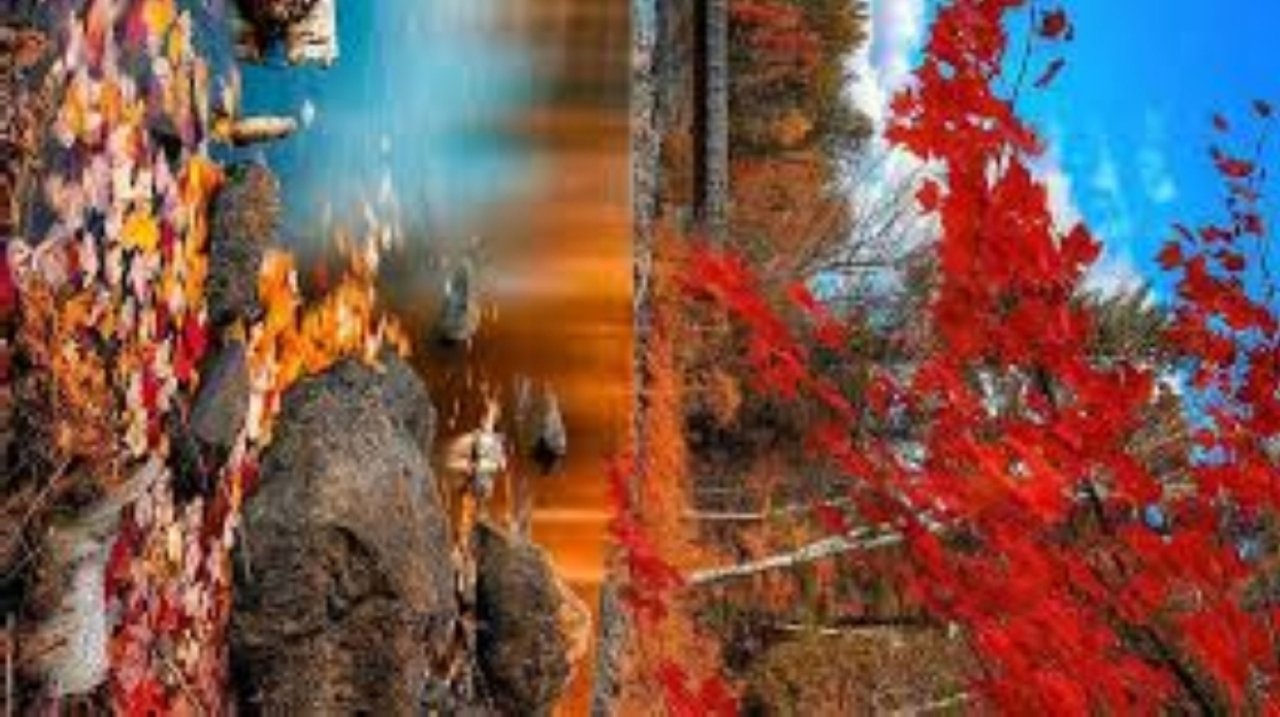
#> input picture image.jpg, 1280 x 717 px
$ python 'Geometric Shape Detection.py'
#> lines starting #> are read from the running program, lines starting #| are printed output that depends on the picture; after the words box and inside, x2 and y2 are one past the last pixel; in counts of white or black regions, pixels touching at a corner belong together
import cv2

# Load image and preprocess
image = cv2.imread('image.jpg')
#> image is the input picture: shape (717, 1280, 3); mean B, G, R 76.8, 86.5, 123
gray = cv2.cvtColor(image, cv2.COLOR_BGR2GRAY)
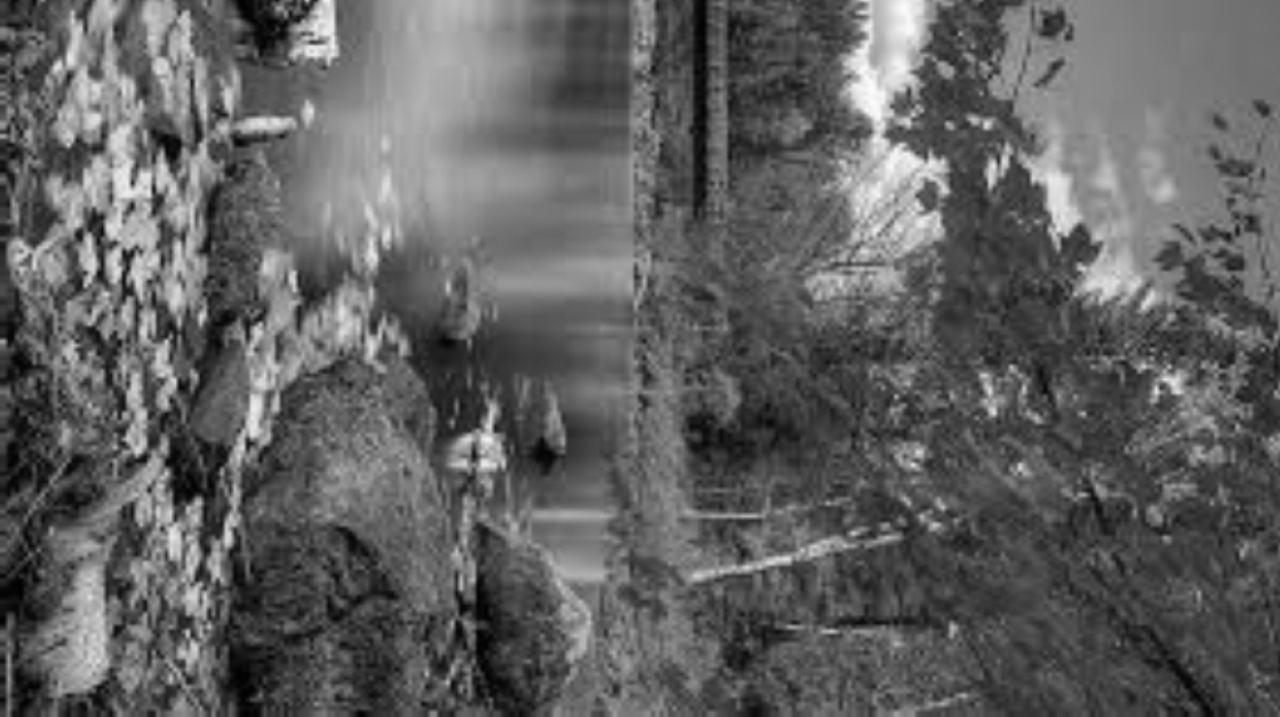
#> gray: shape (717, 1280); min 0, max 253, mean 96.3
blurred = cv2.GaussianBlur(gray, (5, 5), 0)
_, thresh = cv2.threshold(blurred, 127, 255, cv2.THRESH_BINARY)
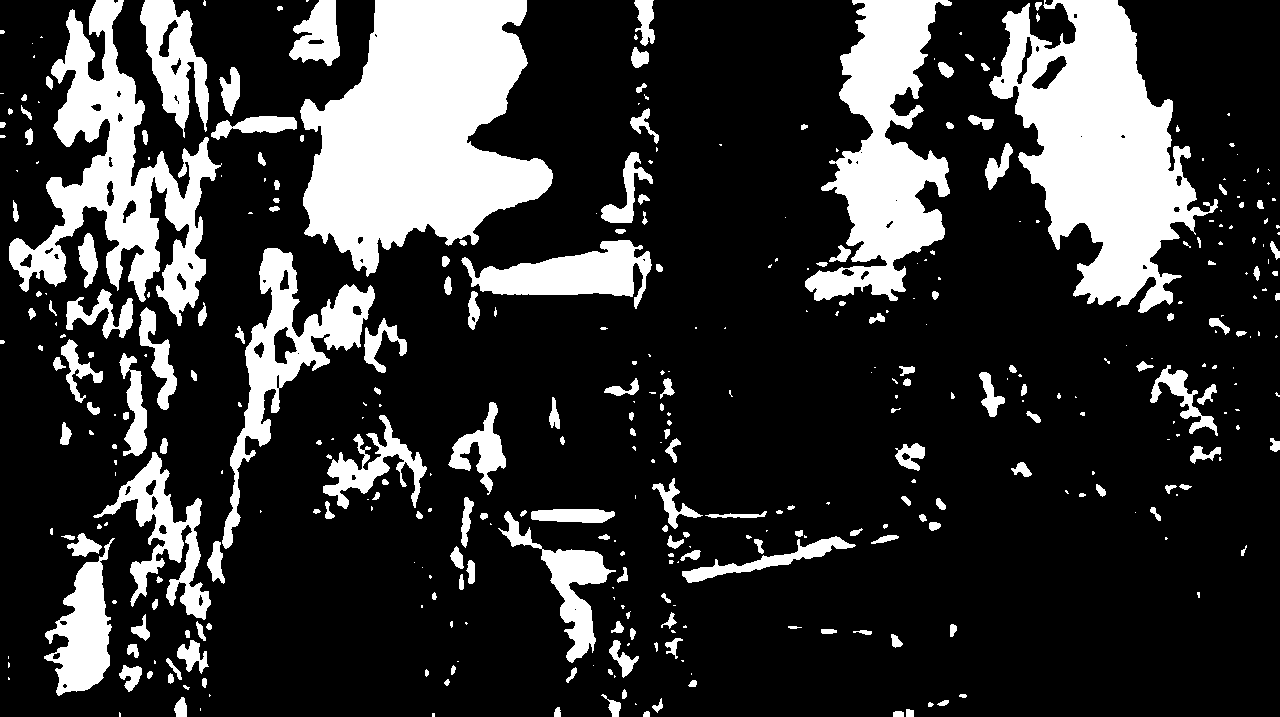
#> thresh: shape (717, 1280); 21.6% white; 387 white regions (185 under 20 px)

# Find contours in the binary image
contours, _ = cv2.findContours(thresh, cv2.RETR_TREE, cv2.CHAIN_APPROX_SIMPLE)
#> contours = 443 contours, 238 with area under 20; largest, box (x1, y1, x2, y2) and area: (300, 0, 553, 277) 42842, (989, 0, 1218, 313) 35298, (9, 0, 222, 326) 21912, (805, 0, 952, 301) 20790, (222, 248, 375, 549) 10179

for contour in contours:
    # Approximate the contour perimeter to resolve sharp corners
    peri = cv2.arcLength(contour, True)
    approx = cv2.approxPolyDP(contour, 0.04 * peri, True)

    # Extract coordinates for drawing text labels
    x, y, w, h = cv2.boundingRect(approx)

    # Identify shape based on the number of vertex sides
    if len(approx) == 3:
        shape_name = "Triangle"
    elif len(approx) == 4:
        # Check aspect ratio to distinguish square from rectangle
        aspect_ratio = float(w) / h
        shape_name = "Square" if 0.95 <= aspect_ratio <= 1.05 else "Rectangle"
    elif len(approx) == 5:
        shape_name = "Pentagon"
    else:
        shape_name = "Circle"

    # Draw the outline and label on the image
    cv2.drawContours(image, [approx], -1, (0, 255, 0), 2)
    cv2.putText(image, shape_name, (x, y - 5), cv2.FONT_HERSHEY_SIMPLEX, 0.5, (255, 0, 0), 2)
#> this loop made 443 passes
#> (peri, approx, x, y, w, h, aspect_ratio, shape_name) on passes 1, 2, 5, 7, 12, 17, 18: (10, [[432, 713], [432, 716], [434, 716], [434, 713]], 432, 713, 3, 4, 0.75, 'Rectangle'), (9.41, [[119, 712], [119, 716], [120, 716], [120, 713]], 119, 712, 2, 5, 0.4, 'Rectangle'), (27.41, [[906, 709], [906, 716], [913, 716], [913, 710]], 906, 709, 8, 8, 1, 'Square'), (28.49, [[559, 707], [555, 709], [554, 716], [560, 716]], 554, 707, 7, 10, 0.7, 'Rectangle'), (54.97, [[183, 697], [175, 705], [176, 716], [186, 716]], 175, 697, 12, 20, 0.6, 'Rectangle'), (16.49, [[183, 685], [185, 688], [188, 689], [189, 687]], 183, 685, 7, 5, 1.4, 'Rectangle'), (23.9, [[696, 681], [692, 680], [688, 685], [695, 686]], 688, 680, 9, 7, 1.29, 'Rectangle')
#> (peri, approx, x, y, w, h, shape_name) on passes 6, 8, 15, 22, 23, 33: (4, [[200, 708], [200, 710]], 200, 708, 1, 3, 'Circle'), (3.41, [[635, 703], [635, 704], [636, 704]], 635, 703, 2, 2, 'Triangle'), (4.83, [[209, 694], [209, 696], [210, 695]], 209, 694, 2, 3, 'Triangle'), (4.83, [[614, 675], [614, 677], [615, 676]], 614, 675, 2, 3, 'Triangle'), (2, [[691, 673], [691, 674]], 691, 673, 1, 2, 'Circle'), (2, [[457, 661], [458, 661]], 457, 661, 2, 1, 'Circle')
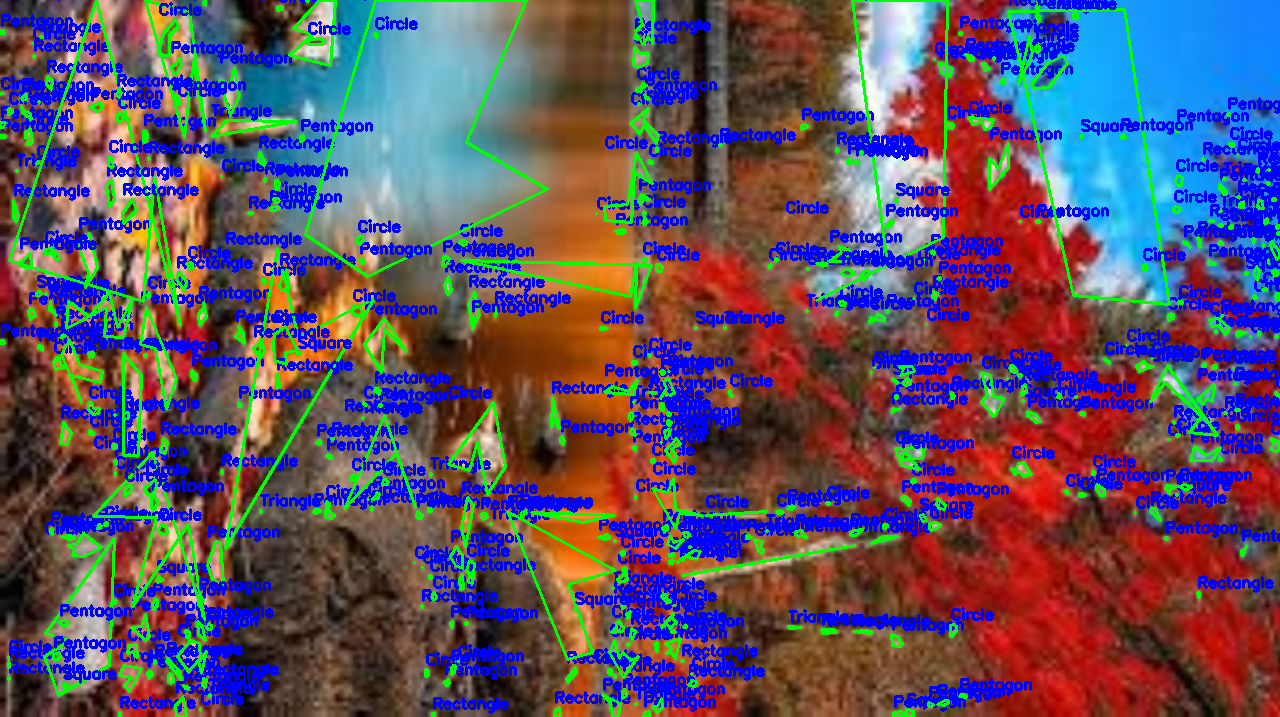
#> image: shape (717, 1280, 3); mean B, G, R 99.2, 80.7, 94.2

cv2.imshow("Detected Shapes", image)
cv2.waitKey(0)
cv2.destroyAllWindows()

$ run again, with lion.jpg copied over image.jpg
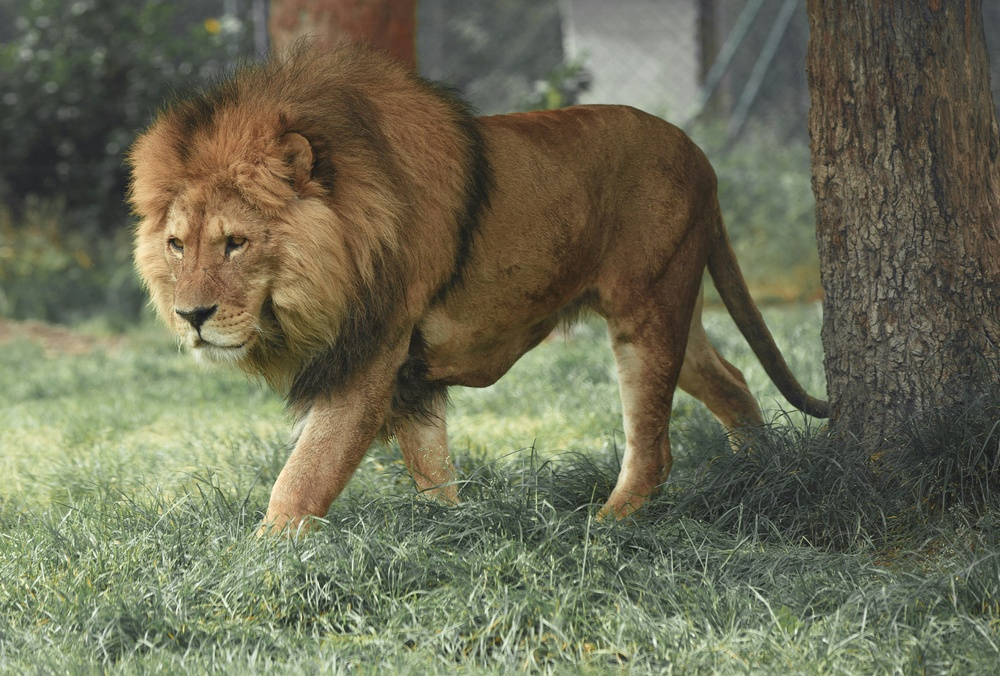
#> input picture lion.jpg, 1000 x 676 px, shrunk from 5056 x 3417 before the run
#> image is the input picture: shape (676, 1000, 3); mean B, G, R 84.8, 108.1, 108
#> `_, thresh = cv2.threshold(blurred, 127, 255, cv2.THRESH_BINARY)`:
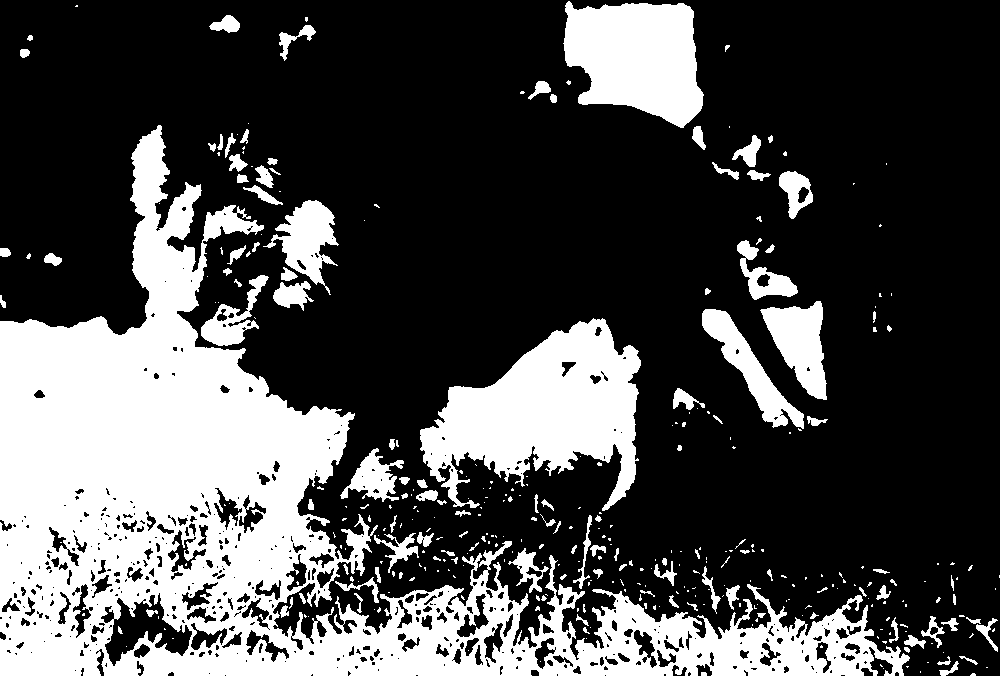
#> thresh: shape (676, 1000); 29.4% white; 361 white regions (239 under 20 px)
#> contours = 850 contours, 575 with area under 20; largest, box (x1, y1, x2, y2) and area: (0, 125, 910, 676) 149596, (420, 318, 641, 511) 22439, (563, 1, 704, 128) 12886, (760, 301, 827, 400) 3572, (702, 309, 804, 429) 3274
#> the loop `for contour in contours:` made 850 passes
#> (contour, peri, approx, x, y, w, h, aspect_ratio) on pass 44: ([[577, 608], [577, 611], [578, 610], [578, 608]], 7.41, [[578, 608], [577, 608], [577, 611], [578, 610]], 577, 608, 2, 4, 0.5)
#> after the loop `for contour in contours:`:
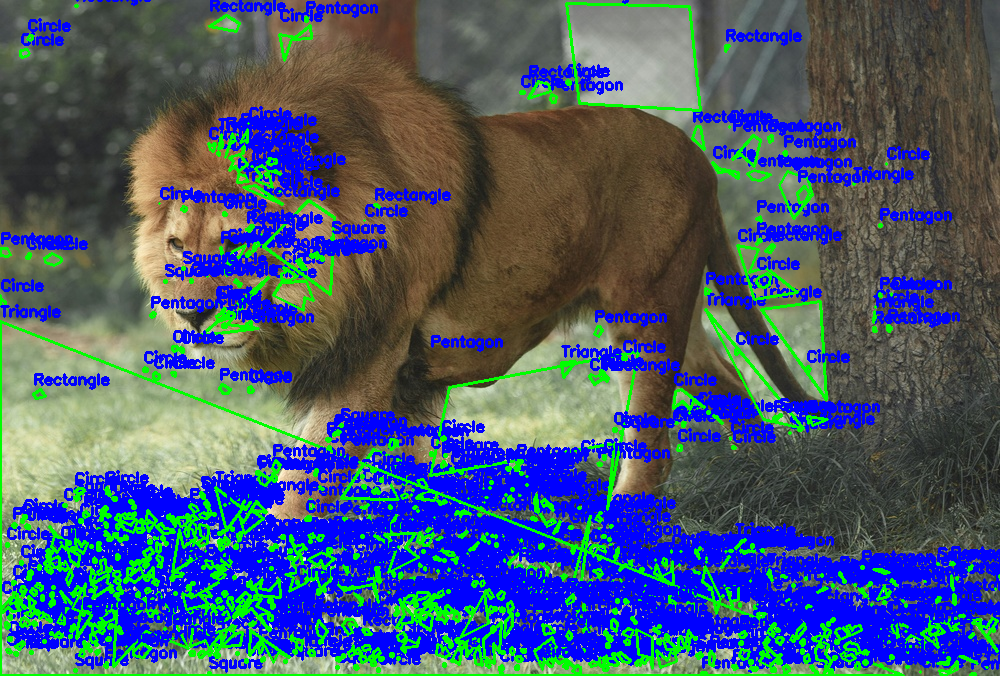
#> image: shape (676, 1000, 3); mean B, G, R 111.9, 89.2, 70.7
